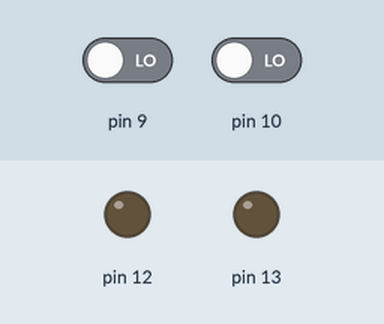
Simulated run of this sketch. Board: Arduino Uno, built with avr-gcc and run on an emulated ATmega328P. On the bench: output pins drawn as LEDs (lit = HIGH). Inputs (shaded band) come from the test bench; at power-on: pin 9 LOW, pin 10 LOW.

Above: at 1.2 s.
1.3 s: pin 9 driven HIGH
At 2.5 s:
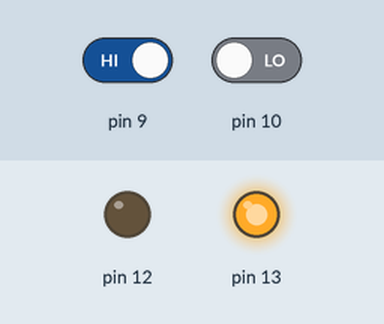
2.8 s: pin 10 driven HIGH
At 3.7 s:
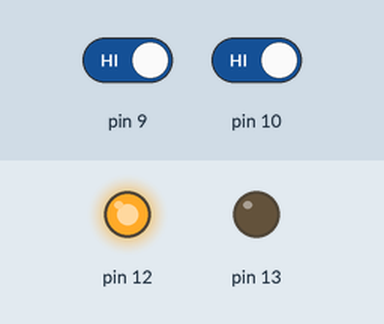
4.3 s: pin 10 driven LOW
At 4.8 s:
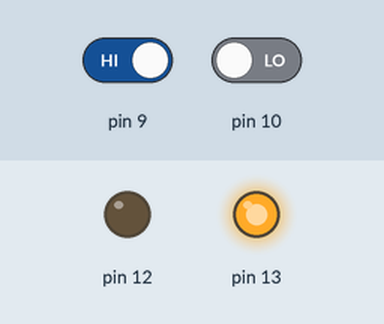
5.8 s: pin 9 driven LOW
At 7.2 s:
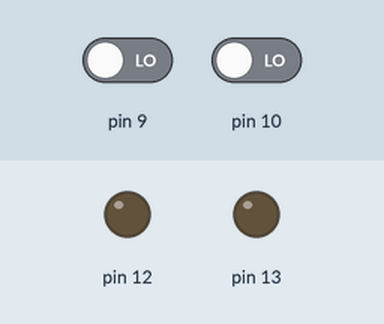
Timing chart, 0 to 8.3 s (numbered marks = the images above; inputs shaded):
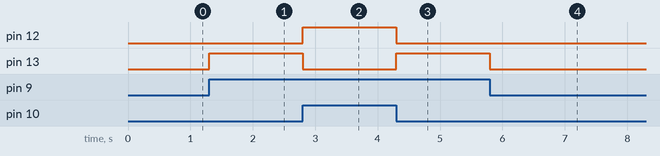

Measured:
- after the input at 1.3 s, pin 13: LOW → HIGH at once
- after the input at 2.8 s, pin 12: LOW → HIGH at once; pin 13: HIGH → LOW at once
- after the input at 4.3 s, pin 12: HIGH → LOW at once; pin 13: LOW → HIGH at once
- after the input at 5.8 s, pin 13: HIGH → LOW at once

The sketch:

Halfadder.ino
```cpp
int A,B;
void setup() {
pinMode(13,OUTPUT);
pinMode(12,OUTPUT);
pinMode(10,INPUT);
pinMode(9,INPUT);
}
 void loop() {
 A = digitalRead(9);
 B = digitalRead (10);
 int S,C;
 S= A^B;
 C= A&B;
 digitalWrite(13,S);
 digitalWrite(12,C);
}
```
